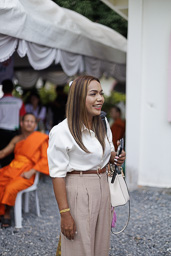
#> input picture Data/Before/Raw-1000.jpg, 171 x 256 px, found by its file name; its folder holds 4 pictures in this run
$ python main.py
#> lines starting #> are read from the running program, lines starting #| are printed output that depends on the picture
import os
import cv2
import numpy as np
import pandas as pd
from sklearn.model_selection import train_test_split
from sklearn.ensemble import RandomForestRegressor
from sklearn.metrics import mean_squared_error
import xml.etree.ElementTree as ET

# Define paths based on the extracted structure
RAW_IMAGES_PATH = "D:\my-project\Data\Before"  # Raw images from the "Before" folder
XMP_FILES_PATH = "Data\\Data"  # XMP files are in subfolders named numerically

def extract_features(image_path):
    """
    Extract features from an image (e.g., brightness, contrast, etc.).
    """
#> called with image_path = 'D:\\my-project\\Data\\Before/Raw-1000.jpg'
    image = cv2.imread(image_path, cv2.IMREAD_COLOR)
#> image is the input picture: shape (256, 171, 3); mean B, G, R 135.5, 136.2, 145.3
    if image is None:
        return None
    # Resize image to a fixed size for consistency
    image = cv2.resize(image, (224, 224))
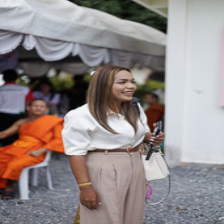
#> image: shape (224, 224, 3); mean B, G, R 135.3, 136.1, 145.2
    # Calculate brightness (mean pixel intensity)
    brightness = np.mean(image)
#> brightness = 138.9
    # Calculate standard deviation of pixel intensity
    contrast = np.std(image)
#> contrast = 64.1
    # Flatten the image as a feature vector (optional for other ML models)
    flat_features = image.flatten()[:5000]  # Use only first 5000 features for efficiency
#> flat_features = 5000 values, max 242 at index 3402, min 6 at index 213, mean 144.2
    return [brightness, contrast] + list(flat_features)

def parse_xmp(file_path):
    """
    Parses the .xmp file as plain text to extract the 'Exposure2012' value.
    """
    try:
        with open(file_path, 'r', encoding='utf-8') as file:
            for line in file:
                if "Exposure2012" in line:
                    # Extract the value using string manipulation
                    start = line.find('Exposure2012="') + len('Exposure2012="')
                    end = line.find('"', start)
                    return float(line[start:end])
        print(f"'Exposure2012' not found in: {file_path}")
        return None
    except Exception as e:
        print(f"Error reading file {file_path}: {e}")
        return None


# Load and process data
def load_data():
    features = []
    labels = []
    for raw_file in os.listdir(RAW_IMAGES_PATH):

        if raw_file.endswith(".jpg"):  # Adjust if using other raw formats
            raw_path = os.path.join(RAW_IMAGES_PATH, raw_file)
            print("Processing Image:", raw_path)
            feature = extract_features(raw_path)
#> feature = 5002 values, max 242 at index 3404, min 6 at index 215, mean 144.2
            if feature is None:
                print("Failed to extract features from:", raw_path)
            # Extract subfolder name from the file name (e.g., Raw-1.jpg -> 1)
            subfolder_name = raw_file.split("-")[1].split(".")[0]
            # xmp_file = f"{"Data"}\\{subfolder_name}\\{subfolder_name}.xmp"
            xmp_file = f"D:\my-project\Data\\{subfolder_name}\\{subfolder_name}.xmp"
            print(xmp_file)
            xmp_path = os.path.join(XMP_FILES_PATH, xmp_file)
            if os.path.exists(xmp_path):
                # Extract features and labels
                feature = extract_features(raw_path)
                if feature is not None:
                    print("Parsing XMP File:", xmp_path)
                    label = parse_xmp(xmp_path)
                    if label is None:
                        print("Failed to parse exposure from:", xmp_path)

                    if label is not None:
                        features.append(feature)
                        labels.append(label)
#> pass 2 of the loop in load_data, `for raw_file in os.listdir(RAW_IMAGES_PATH):`:
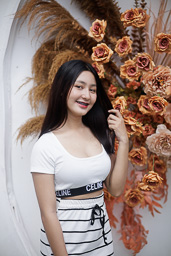
#> input picture Data/Before/Raw-1021.jpg, 171 x 256 px, found by its file name
#> in extract_features, image is the input picture: shape (256, 171, 3); mean B, G, R 122.5, 130.4, 151.7
#> in extract_features (call 2), `image = cv2.resize(image, (224, 224))`:
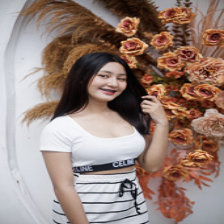
#> image: shape (224, 224, 3); mean B, G, R 122.3, 130.2, 151.6
#> brightness = 134.7
#> contrast = 69.46
#> flat_features = 5000 values, max 203 at index 4767, min 0 at index 4425, mean 102.3
#> feature = 5002 values, max 203 at index 4769, min 0 at index 4427, mean 102.3
#> pass 3 of the loop in load_data, `for raw_file in os.listdir(RAW_IMAGES_PATH):`:
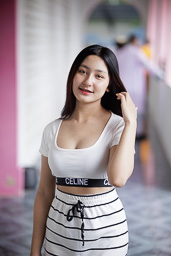
#> input picture Data/Before/Raw-1046.jpg, 171 x 256 px, found by its file name
#> in extract_features, image is the input picture: shape (256, 171, 3); mean B, G, R 156.2, 150, 161.9
#> in extract_features (call 3), `image = cv2.resize(image, (224, 224))`:
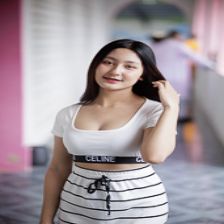
#> image: shape (224, 224, 3); mean B, G, R 156.1, 149.9, 161.8
#> brightness = 155.9
#> contrast = 58.3
#> flat_features = 5000 values, max 194 at index 4679, min 16 at index 1, mean 117.2
#> feature = 5002 values, max 194 at index 4681, min 16 at index 3, mean 117.2
#> the loop made 4 passes; the first 3 are shown
    return np.array(features), np.array(labels)

print("Raw Images Path:", RAW_IMAGES_PATH)
print("XMP Files Path:", XMP_FILES_PATH)
print("Raw Files:", os.listdir(RAW_IMAGES_PATH))


# Load data
features, labels = load_data()

# Split data into training and testing sets
#> (the run stopped early here; a loop or call above may not have finished)
